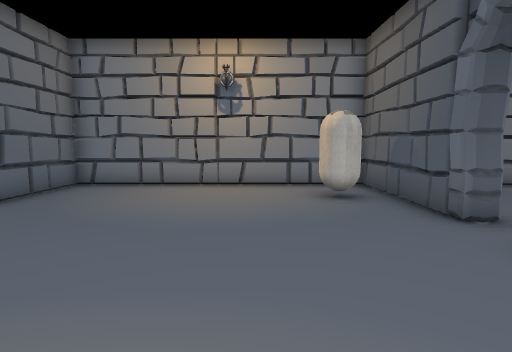
view 1 (above)

13 first-person views from a walk through a Unity game level. The camera is 1.3 m above the floor, tilts 6° down and sees 80° across. The floor is counted in squares, 1 m on a side. Each view is taken from the middle of a square. On the plan, view 1 faces up. The plan holds only what a view shows up to about 14 squares ahead; the rest is blank. The place goes on beyond the plan. The player character is not drawn. Some surface patterns are stand-ins.

view 2
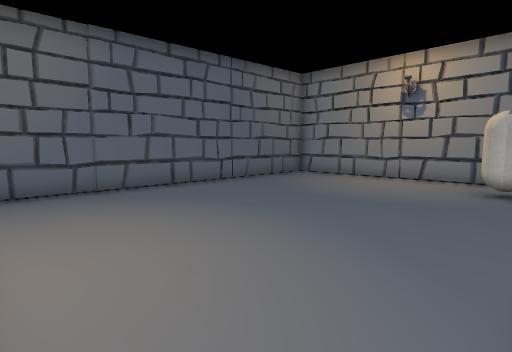

view 3
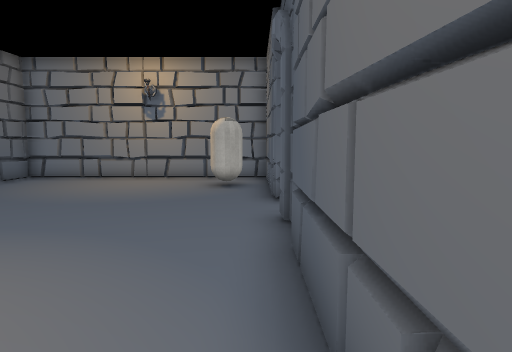

view 4
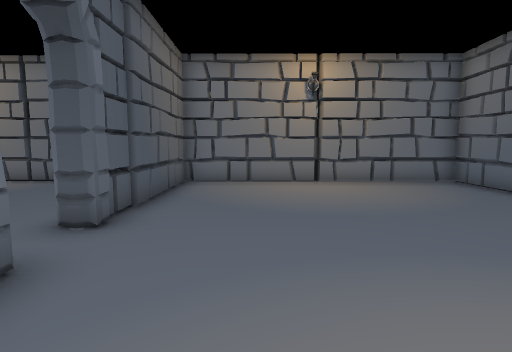

view 5
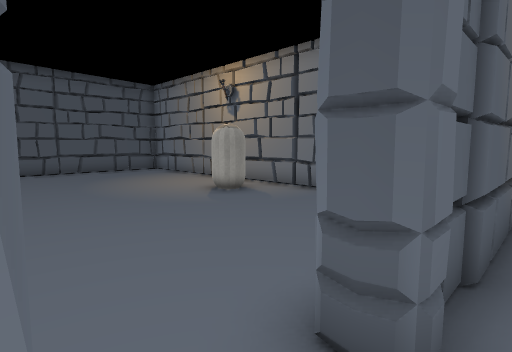

view 6
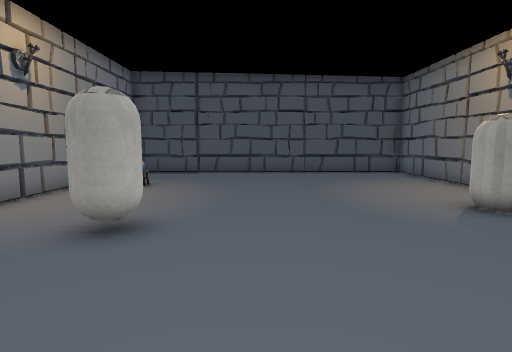

view 7
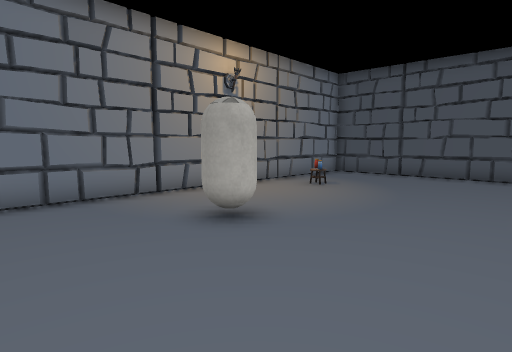

view 8
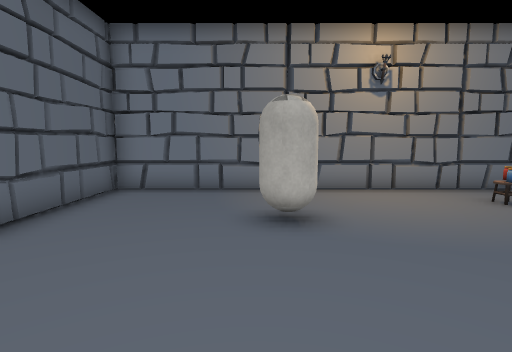

view 9
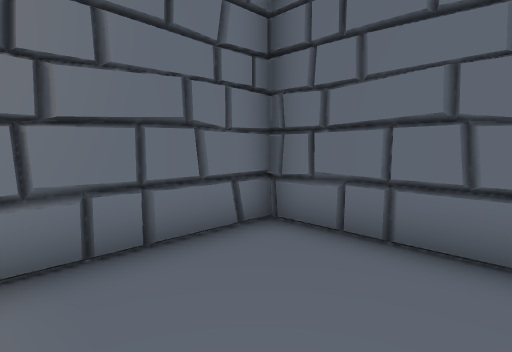

view 10
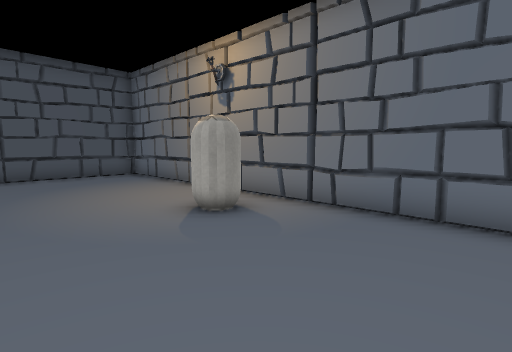

view 11
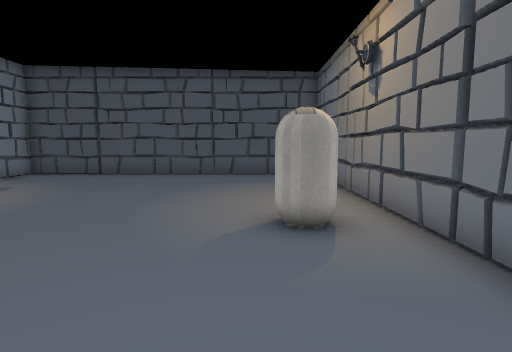

view 12
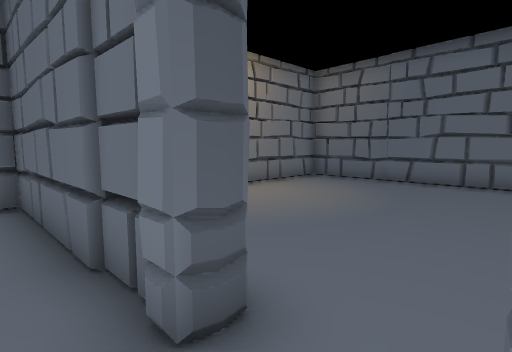

view 13
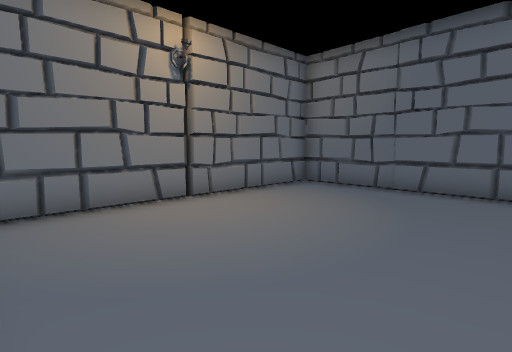

### Floor plan
Points are (right, up) in squares from view 1. A wall is a line through its corners. A room is listed if a view was taken in it or the views show most of it. See-through windows are left out.
Room 1 (views 1, 2, 3, 4, 5, 6, 13)
walls: (3.4, 3.4) (4.1, 3.5); (3.4, 4.9) (3.4, 9.7) (-5.7, 9.7) (-5.7, -2.4) (3.4, -2.4) (3.4, 3.5) (4.1, 3.4); (3.9, 4.9) (3.4, 5)
low walls: (4.1, 5) (3.4, 4.9); (1.4, -2.6) (2.5, -2.6); (-3.5, -2.6) (-2.4, -2.6)
ways out: opening at (4, 4) to room 2
objects: other object (2, 7) to (2, 8)
Room 2 (views 7, 8, 9, 10, 11, 12)
walls: (4.1, 3.4) (4.1, -2.6) (17.9, -2.6) (17.9, 9.5) (4.1, 9.5) (4.1, 5.6); (18.2, 6.6) (17.7, 7); (3.9, -1.9) (4.3, -2.1)
ways out: opening at (4, 4) to room 1
objects: other object (8, 6) to (9, 7); other object (10, -1) to (10, 0); other object (14, 8)

Positions as (right, up) in squares from view 1, and headings:
1: (0, 0), facing up
2: (3, -2), facing up-left
3: (3, -2), facing up
4: (1, 8), facing down
5: (3, 5), facing down-right
6: (4, 4), facing right
7: (5, 2), facing up-right
8: (8, 1), facing up
9: (8, 1), facing down-left
10: (5, 3), facing down-right
11: (5, 0), facing right
12: (5, 5), facing down-left
13: (3, 4), facing down-left
